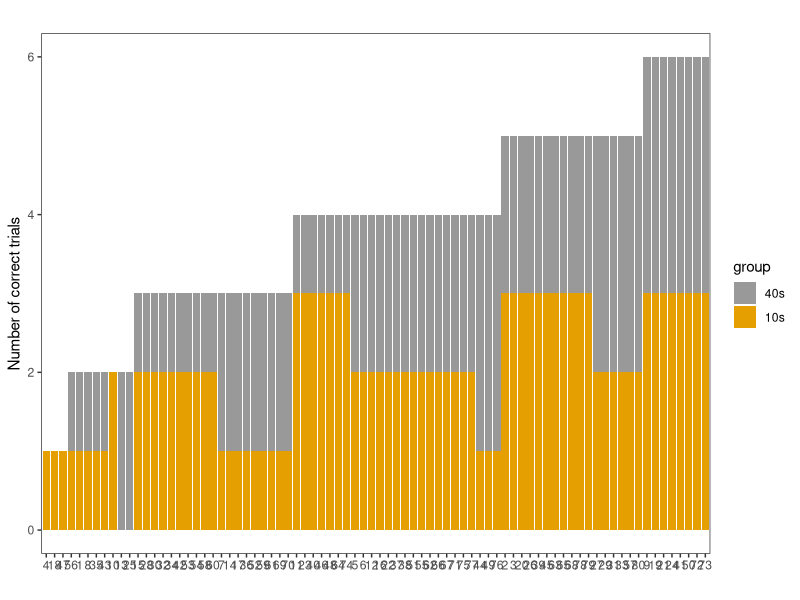

Write the R code that produced this figure.
#selection based on number of correct trials (rank order 80 measurements)
library(RColorBrewer)
library(ggplot2)

Mem10sRatio<-c(0.33,1.00,1.00,0.33,0.67,0.67,0.33,0.33,1.00,0.67,1.00,0.67,0.00,0.33,0.67,0.67,0.33,0.33,1.00,1.00,1.00,0.67,1.00,1.00,0.00,1.00,0.67,0.67,0.67,0.67,0.67,0.67,0.67,0.67,0.33,0.33,0.67,0.67,1.00,1.00,1.00,0.67,0.33,0.33,1.00,1.00,0.33,1.00,0.33,1.00,0.67,0.33,0.67,0.67,0.67,0.33,0.67,0.67,0.33,0.67,0.33,0.67,1.00,1.00,1.00,0.67,0.67,1.00,0.33,0.33,0.67,1.00,1.00,1.00,0.67,0.33,0.67,1.00,1.00,0.67)
Mem40sRatio<-c(0.33,0.67,0.67,0.00,0.67,0.67,0.67,0.33,1.00,0.00,0.33,0.67,0.67,0.67,0.33,0.67,0.67,0.00,1.00,0.67,1.00,0.67,0.33,1.00,0.67,0.67,1.00,0.33,1.00,0.33,1.00,0.33,1.00,0.33,0.33,0.67,0.67,0.67,0.67,0.33,1.00,0.33,0.33,1.00,0.67,0.33,0.00,0.33,1.00,1.00,0.67,0.67,0.33,0.33,0.67,0.33,1.00,0.33,0.67,0.33,0.67,0.67,0.67,0.33,0.67,0.67,0.67,0.67,0.67,0.67,0.67,1.00,1.00,0.33,0.67,1.00,0.67,0.67,0.67,1.00)

Mem10sCounts<-round(Mem10sRatio*3)
Mem40sCounts<-round(Mem40sRatio*3)

total <- Mem10sCounts+Mem40sCounts
sampleID<-1:80

df<-data.frame(Mem10sCounts,Mem40sCounts,total,sampleID)
df2<-df[order(total,Mem40sCounts),]

#change order
temp<-df2[4,]
temp2<-df2[9,]
df2[4,]<-temp2
df2[9,]<-temp

number<-c(df2$Mem10sCounts,df2$Mem40sCounts)
group<-factor(c(rep("10s",80),rep("40s",80)),levels=c("40s","10s"))
sampleID<-factor(rep(df2$sampleID,2),levels=df2$sampleID)

df3<-data.frame(number,group,sampleID)
ggplot(data=df3, aes(x=sampleID, y=number, fill=group)) +
  geom_bar(stat="identity")+
  scale_fill_manual(values=c('#999999','#E69F00')) +
   labs(title="", x="", y = "Number of correct trials")+
   theme_bw()+ #背景变为白色
   theme(#legend.position="none", #不需要图例
        # axis.text.x=element_text(colour="black",species="Arial",size=14), #设置x轴刻度标签的字体属性
        # axis.text.y=element_text(species="Arial",size=14,face="plain"), #设置x轴刻度标签的字体属性
        # axis.title.y=element_text(species="Arial",size = 14,face="plain"), #设置y轴的标题的字体属性
        # axis.title.x=element_text(species="Arial",size = 14,face="plain"), #设置x轴的标题的字体属性
        # #plot.title = element_text(species="Arial",size=15,face="bold",hjust = 0.5), #设置总标题的字体属性
        panel.grid.major = element_blank(), #不显示网格线
        panel.grid.minor = element_blank())









